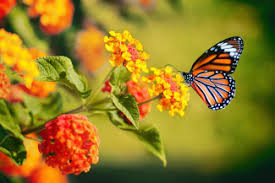
#> input picture 12.jpeg, 275 x 183 px
$ jupyter execute ex05.ipynb   (older library calls are emulated)
#> lines starting #> are read from the running program, lines starting #| are printed output that depends on the picture
[cell 1]
import cv2
import numpy as np
import matplotlib.pyplot as plt
image = cv2.imread('12.jpeg', cv2.IMREAD_GRAYSCALE)
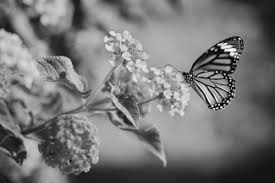
#> image: shape (183, 275); min 0, max 255, mean 119.2
kernel = np.ones((4, 4), np.float32) / 9
averaged_image = cv2.filter2D(image, -1, kernel)
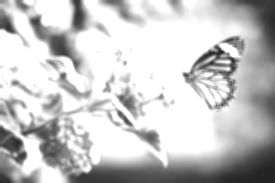
#> averaged_image: shape (183, 275); min 32, max 255, mean 197.4
plt.imshow(averaged_image, cmap='gray')
plt.title("Averaging Filter")
plt.axis('off')
plt.show()

[cell 2]
weighted_kernel = np.array([[1, 2, 1],
                            [2, 4, 2],
                            [1, 2, 1]], np.float32)

weighted_kernel = weighted_kernel / weighted_kernel.sum()
weighted_image = cv2.filter2D(image, -1, weighted_kernel)
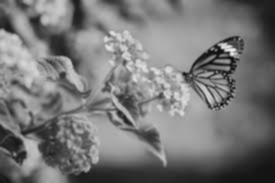
#> weighted_image: shape (183, 275); min 8, max 238, mean 119.2

plt.imshow(weighted_image, cmap='gray')
plt.title("Weighted Averaging Filter")
plt.axis('off')
plt.show()

[cell 3]
gaussian_image = cv2.GaussianBlur(image, (3, 3), 1)
plt.imshow(gaussian_image, cmap='gray')
plt.title("Gaussian Filter")
plt.axis('off')
plt.show()

[cell 4]
median_image = cv2.medianBlur(image, 3)
plt.imshow(median_image, cmap='gray')
plt.title("Median Filter")
plt.axis('off')
plt.show()

[cell 5]
laplacian_kernel = np.array([[0, 1, 0], [1, -4, 1], [0, 1, 0]], np.float32)
laplacian_image = cv2.filter2D(image, -1, laplacian_kernel)
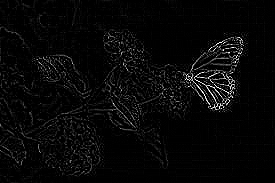
#> laplacian_image: shape (183, 275); min 0, max 255, mean 8.1

sharpened_laplacian_image = cv2.add(image, laplacian_image)
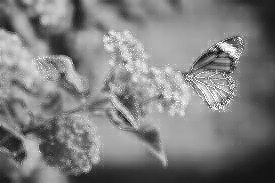
#> sharpened_laplacian_image: shape (183, 275); min 10, max 255, mean 127.1
plt.imshow(sharpened_laplacian_image, cmap='gray')
plt.title("Laplacian Kernel")
plt.axis('off')
plt.show()

[cell 6]
laplacian_operator_image = cv2.Laplacian(image, cv2.CV_64F)  # Laplacian operator
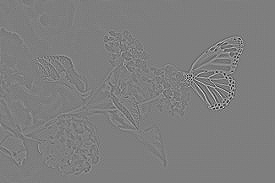
#> laplacian_operator_image: shape (183, 275) float64; min -499, max 507, mean 0; drawn with min black and max white
laplacian_operator_image = cv2.convertScaleAbs(laplacian_operator_image)  # Convert to absolute values
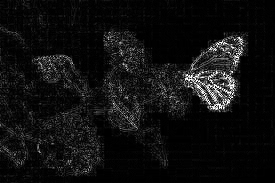
#> laplacian_operator_image: shape (183, 275); min 0, max 255, mean 16.1
sharpened_operator_image = cv2.add(image, laplacian_operator_image)
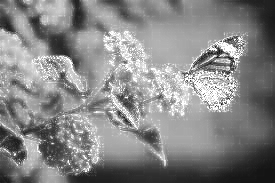
#> sharpened_operator_image: shape (183, 275); min 10, max 255, mean 133.9

plt.imshow(sharpened_operator_image, cmap='gray')
plt.title("Laplacian Operator")
plt.axis('off')
plt.show()
